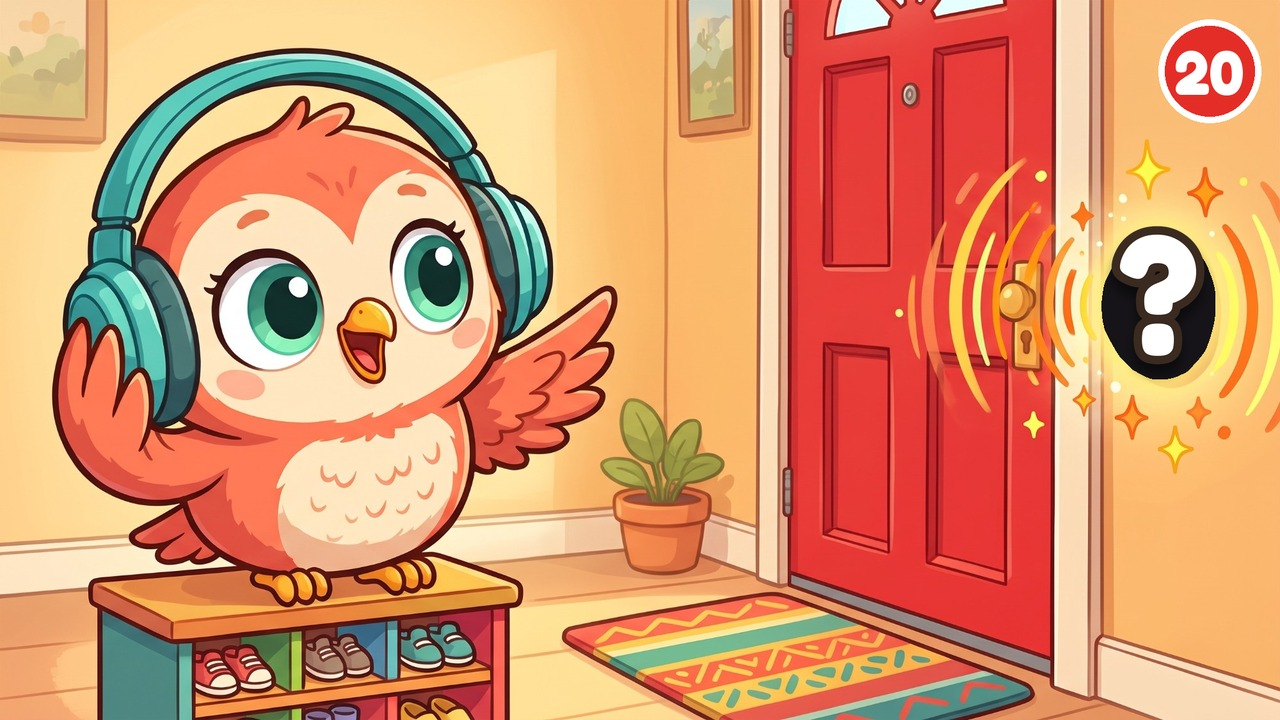
#> input picture canal/video-08/thumbnail/thumbnail-sonerie-2.jpg, 1280 x 720 px
$ python thumbnail_v8_text.py
#> lines starting #> are read from the running program, lines starting #| are printed output that depends on the picture
"""Thumbnail Video 8 cu „WHO SAID DING DONG?” sus, ca la Video 3 și 4 (peste variantele cu siluetă)."""
import os
from PIL import Image, ImageDraw, ImageFont, ImageFilter
HERE = os.path.dirname(os.path.abspath(__file__))
T = os.path.join(HERE, "..", "canal", "video-08", "thumbnail")
FONT = os.path.join(HERE, "fonturi", "fredoka-latin-700-normal.woff")
BROWN = (59, 42, 32, 255)
TXT = "WHO SAID DING DONG?"
for src, out in (("thumbnail-sonerie-2.jpg", "who-said-ding-dong.jpg"), ("thumbnail-usa-2.jpg", "who-said-ding-dong-usa.jpg")):
    im = Image.open(f"{T}/{src}").convert("RGBA")
    f = ImageFont.truetype(FONT, 88)
    sh = Image.new("RGBA", im.size, (0, 0, 0, 0))
#> sh: PIL image 1280x720 RGBA; every value is 0
    ImageDraw.Draw(sh).text((46, 26), TXT, font=f, fill=(0, 0, 0, 140), stroke_width=11, stroke_fill=(0, 0, 0, 140))
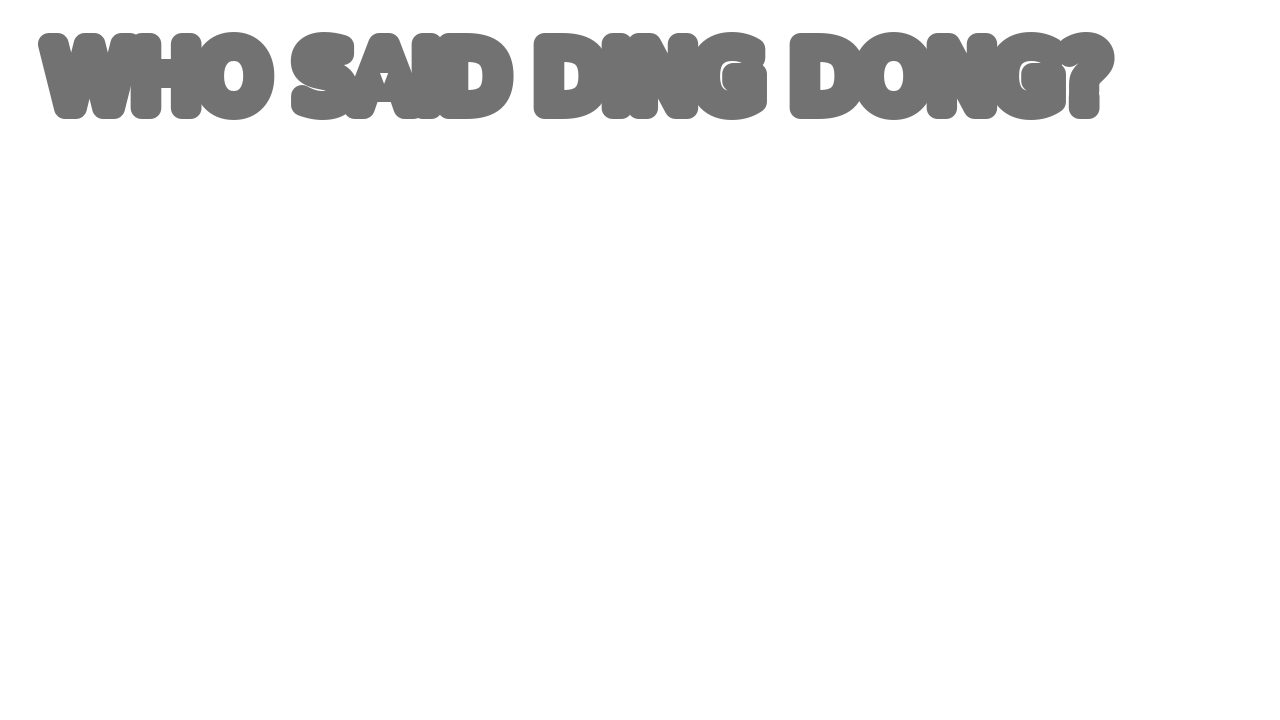
#> sh: PIL image 1280x720 RGBA; mean R, G, B, A 0, 0, 0, 11.5; transparent parts drawn white
    im.alpha_composite(sh.filter(ImageFilter.GaussianBlur(6)))
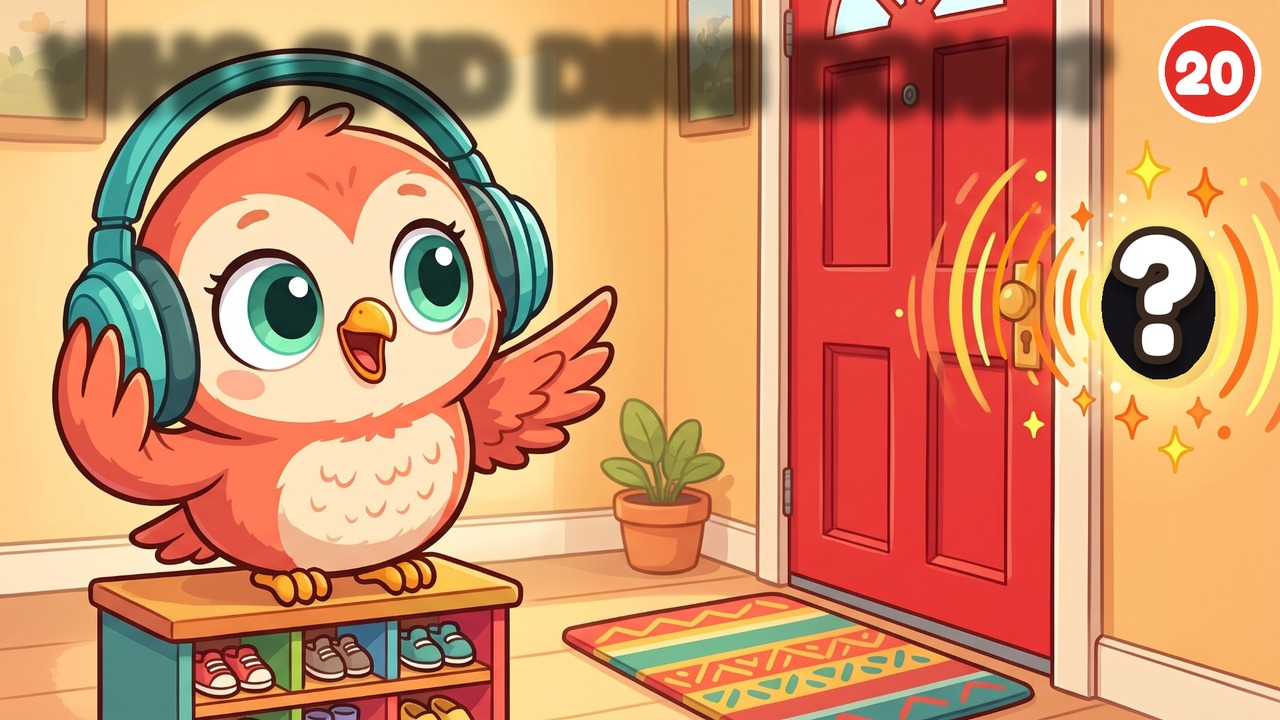
#> im: PIL image 1280x720 RGBA; mean R, G, B, A 206.4, 142.5, 103.3, 255
    ImageDraw.Draw(im).text((40, 18), TXT, font=f, fill=(255, 255, 255, 255), stroke_width=11, stroke_fill=BROWN)
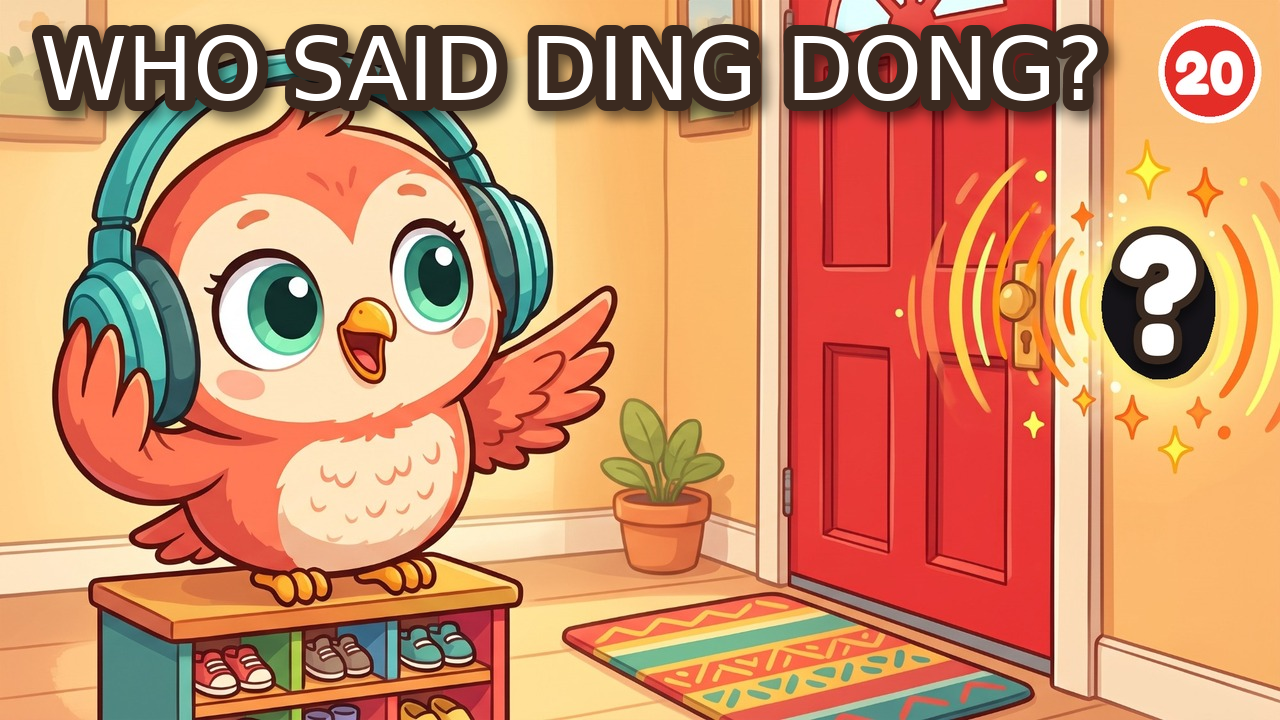
#> im: PIL image 1280x720 RGBA; mean R, G, B, A 205.9, 143.8, 105.8, 255
    im.convert("RGB").save(f"{T}/{out}", quality=92)
#> pass 2 of the loop `for src, out in (("thumbnail-sonerie-2.jpg", "who-said-ding-dong.jpg")..`:
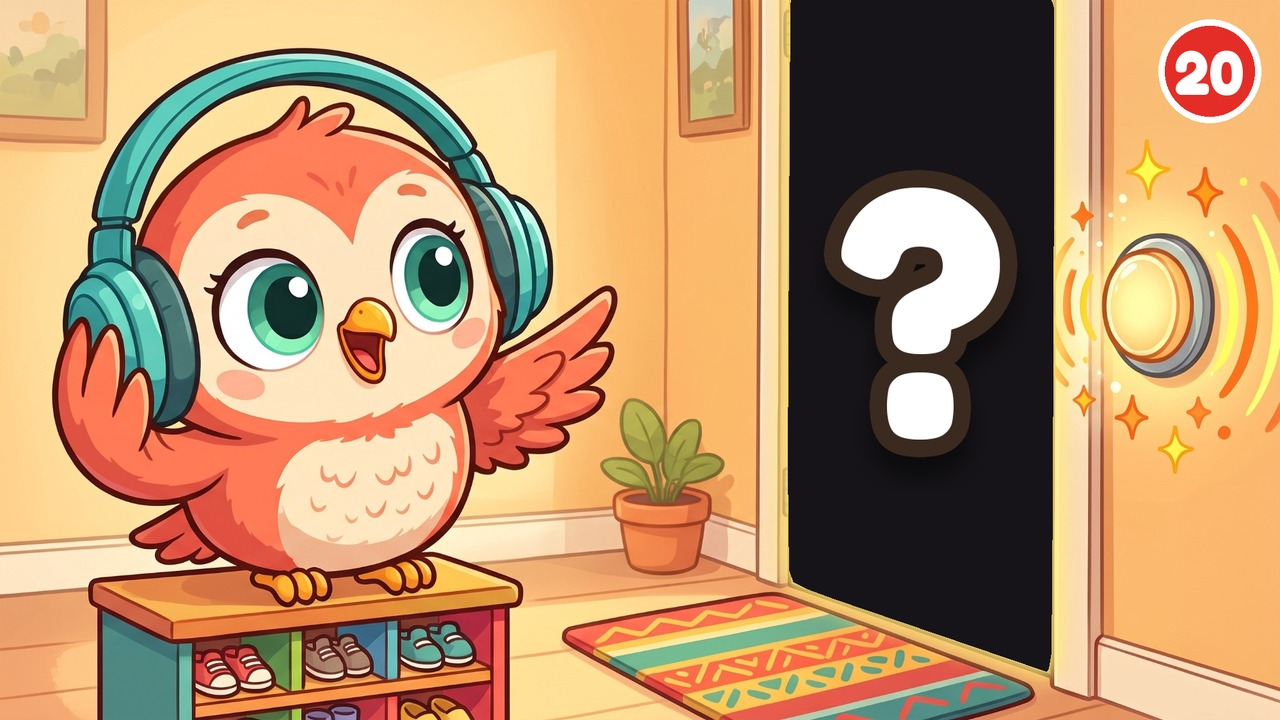
#> input picture canal/video-08/thumbnail/thumbnail-usa-2.jpg, 1280 x 720 px
#> `im.alpha_composite(sh.filter(ImageFilter.GaussianBlur(6)))`:
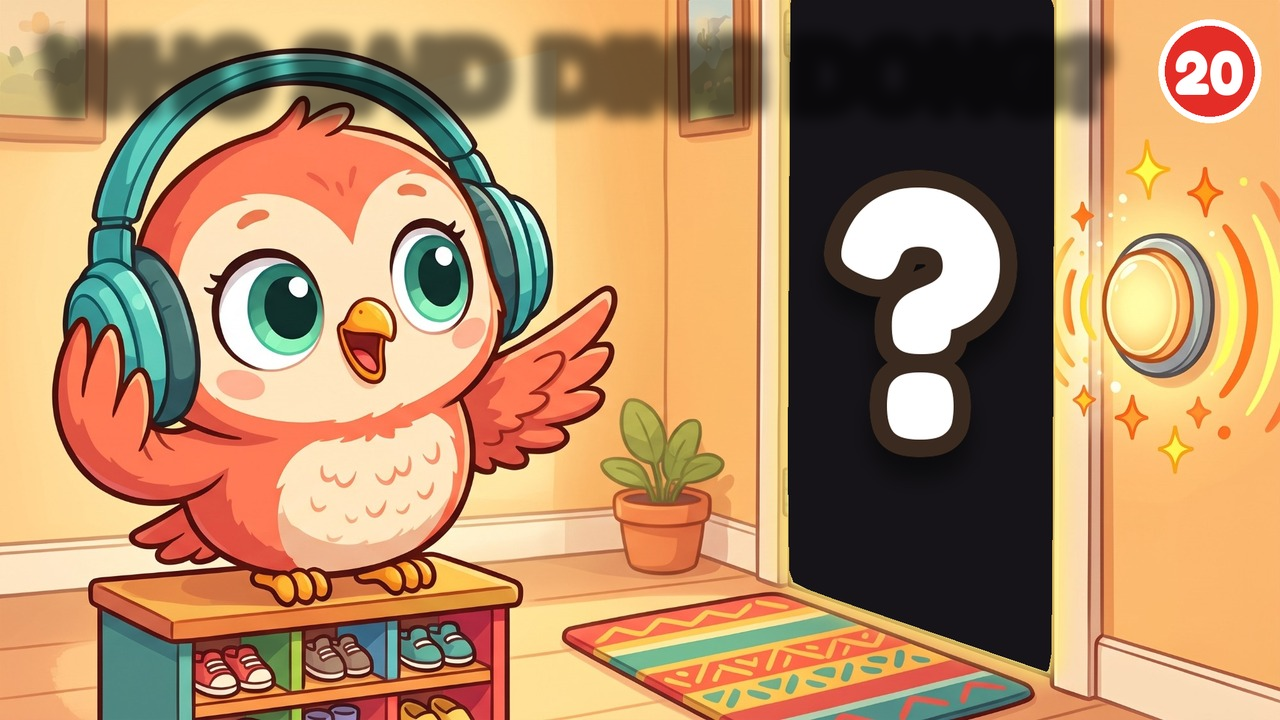
#> im: PIL image 1280x720 RGBA; mean R, G, B, A 180.6, 141.7, 102.7, 255
#> `ImageDraw.Draw(im).text((40, 18), TXT, font=f, fill=(255, 255, 255, 25..`:
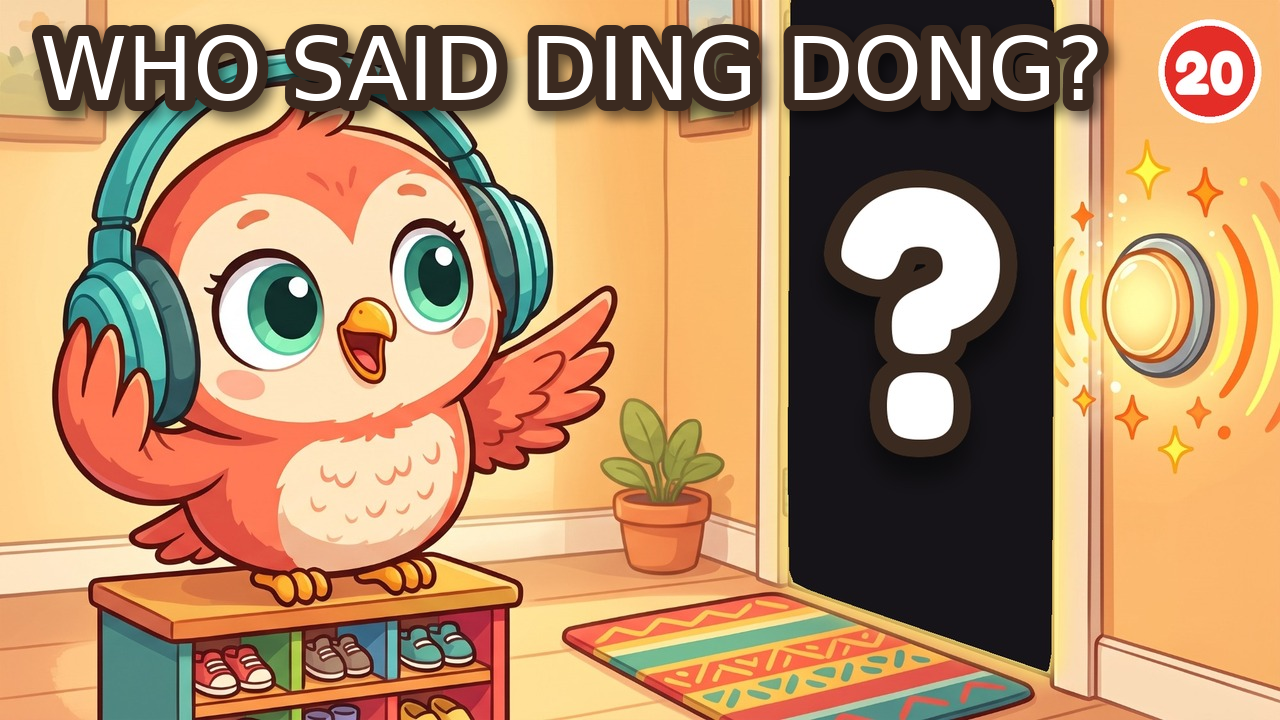
#> im: PIL image 1280x720 RGBA; mean R, G, B, A 182.4, 143.4, 105.6, 255
print("gata")
